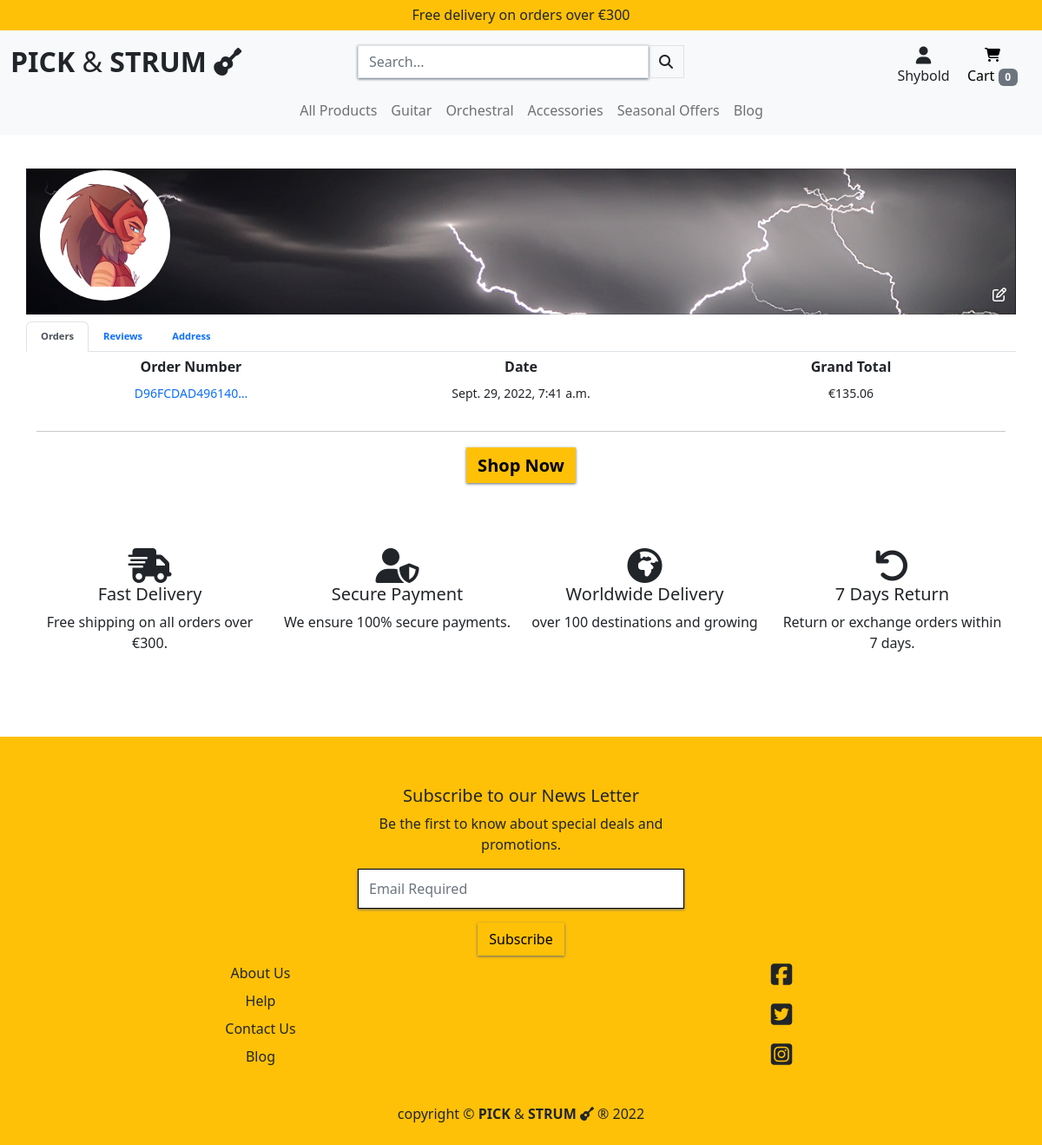
The app's page /profile/ (signed in), older data.
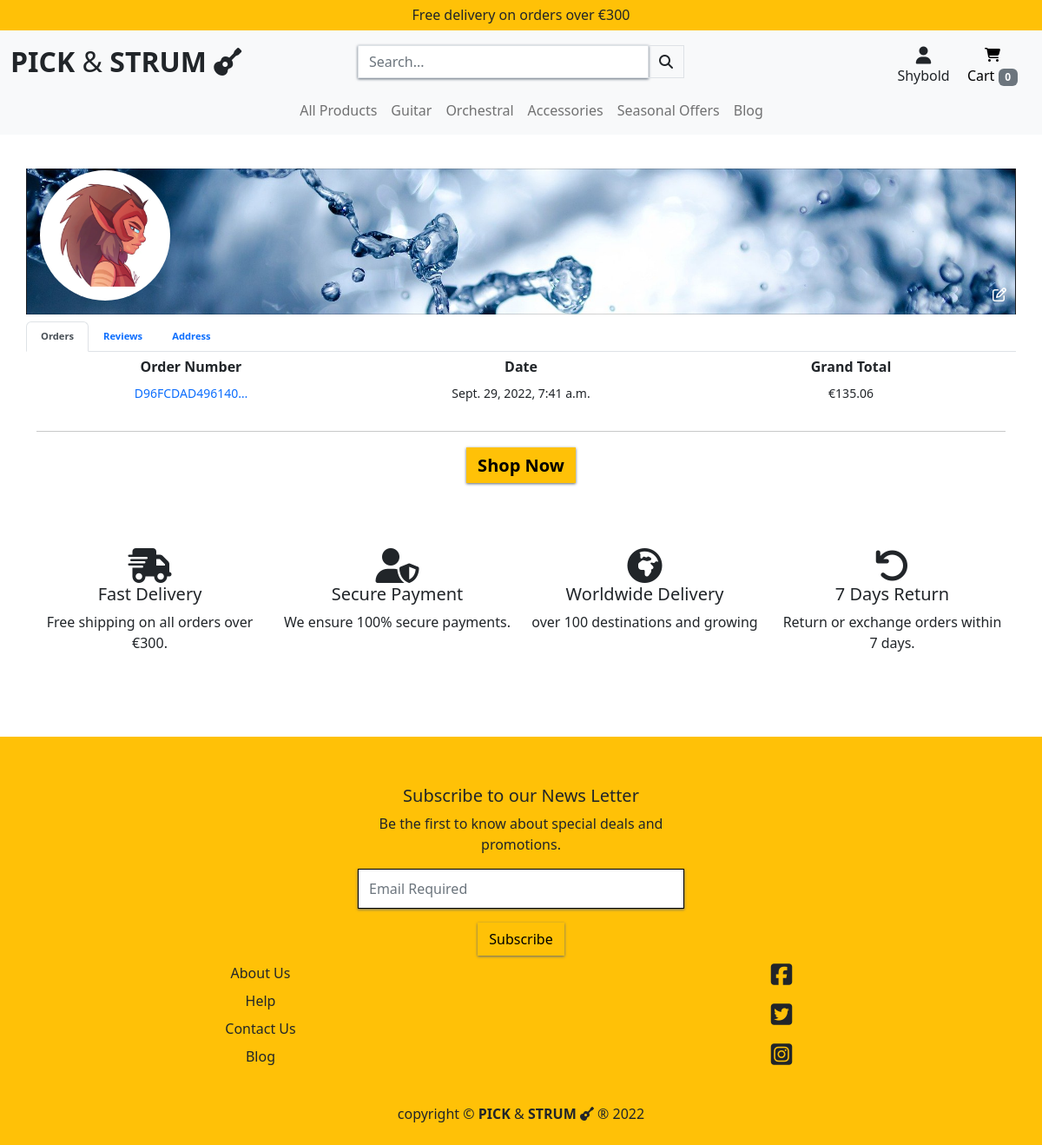
The same page, newer data.
### profiles/views.py (the view)
# urls.py: path('profile/', include('profiles.urls')),
@login_required
def profile(request):
    profile = get_object_or_404(UserProfile, user=request.user)
    reviews = Review.objects.filter(name=request.user)
    image_form = ProfileImageForm(
        request.POST or None,
        request.FILES or None,
        instance=profile
    )
    if image_form.is_valid():
        image_form.save()
        return redirect('profile')
    orders = profile.orders.all()
    context = {
        'profile': profile,
        'orders': orders,
        'image_form': image_form,
        'reviews': reviews,
        'profile_page': True
    }
    return render(request, 'profiles/profile.html', context)

### profiles/forms.py
class ProfileImageForm(forms.ModelForm):
    COVER_PHOTO = (
        ('Cool', 'Cool'),
        ('Goth', 'Goth'),
        ('Serenity', 'Serenity'),
        ('Rock', 'Rock')
        )
    cover_photo = forms.CharField(
        widget=forms.RadioSelect(choices=COVER_PHOTO))
    class Meta:
        model = UserProfile
        fields = (
            'cover_photo',
            'image',
        )
    def __init__(self, *args, **kwargs):
        super().__init__(*args, **kwargs)
        for field in self.fields:
            self.fields[field].label = False
            self.fields[field].widget.attrs['class'] = 'form-styling'

### profiles/templates/profiles/profile.html (shortened to what this page needs)
{% extends "base.html" %}
{% load static %}
{% block extra_css %}
<link rel="stylesheet" href="{% static 'profiles/css/profile.css' %}">
{% endblock %}
{% block page_header %}
<div class="container header-backspace">
</div>
{% endblock %}
{% block content %}
<div class="container mt-4">
    <div class="row">
            {% if profile.cover_photo == 'Cool' %}
                <div class="card text-bg-dark mb-2 profile-header rounded-0 cool">
            {% elif profile.cover_photo == 'Goth' %}
                <div class="card text-bg-dark mb-2 profile-header rounded-0 goth">
            {% elif profile.cover_photo == 'Serenity' %}
                <div class="card text-bg-dark mb-2 profile-header rounded-0 serenity">
            {% else %}
                <div class="card text-bg-dark mb-2 profile-header rounded-0 rock">
            {% endif %}
                {% if profile.image %}
                <img class="profile-image" src="{{ profile.image.url }}" alt="profile image">
                {% else %}
                <img class="profile-image float-start" src="{{ MEDIA_URL }}noimage.png" alt="profile image not available">
                {% endif %}
            <a class="edit-icon" data-bs-toggle="collapse" href="#pic-edit" role="button" aria-expanded="false"
              aria-controls="edit profile pictures collapse button">
              <i class="far fa-edit text-white"></i>
            </a>
          </div>
      </div>
      <div class="row">
          <ul class="nav nav-tabs mb-2" id="myTab" role="tablist">
            <li class="nav-item" role="presentation">
              <button class="nav-link active text-resp" id="home-tab" data-bs-toggle="tab" data-bs-target="#home"
                type="button" role="tab" aria-controls="home" aria-selected="true">Orders</button>
            </li>
            <li class="nav-item" role="presentation">
              <button class="nav-link text-resp" id="profile-tab" data-bs-toggle="tab" data-bs-target="#profile"
                type="button" role="tab" aria-controls="profile" aria-selected="false">Reviews</button>
            </li>
            <li class="nav-item text-resp" role="presentation">
              <button class="nav-link" id="settings-tab" data-bs-toggle="tab" data-bs-target="#settings" type="button"
                role="tab" aria-controls="settings" aria-selected="false">Address</button>
            </li>
          </ul>
          <div class="tab-content">
            <div class="tab-pane active" id="home" role="tabpanel" aria-labelledby="home-tab" tabindex="0">
              {% if orders %}
              <div class="row d-none d-md-flex text-center">
                <div class="col-md-4"><h6><strong>Order Number</strong></h6></div>
                <div class="col-md-4"><h6><strong>Date</strong></h6></div>
                <div class="col-md-4"><h6><strong>Grand Total</strong></h6></div>
              </div>
              {% for order in orders %}
              <div class="row d-none d-md-flex text-center">
                <div class="col-md-4"><a class="text-decoration-none" href="{% url 'order_history' order.order_number %}" title="{{order.order_number}}">
                  <small>{{order.order_number|truncatechars:15}}</small></a>
                </div>
                <div class="col-md-4"><small>{{ order.date }}</small></div>
                <div class="col-md-4"><small>€{{ order.grand_total }}</small></div>
              </div>
              {% endfor %}
              {% else %}
              <div class="text-center mt-3">
                <h6>Your Order History is currently empty.</h6>
              </div>
              {% endif %}
            </div>
          </div>
        </div>
      </div>
      {% include 'includes/mood_choices.html' %}
      {% include 'includes/trust-stm.html' %}
      {% endblock %}

Row changes from the older to the newer data that the page shows:
changed UserProfile: cover_photo "Goth" → "Cool" (drawn)
